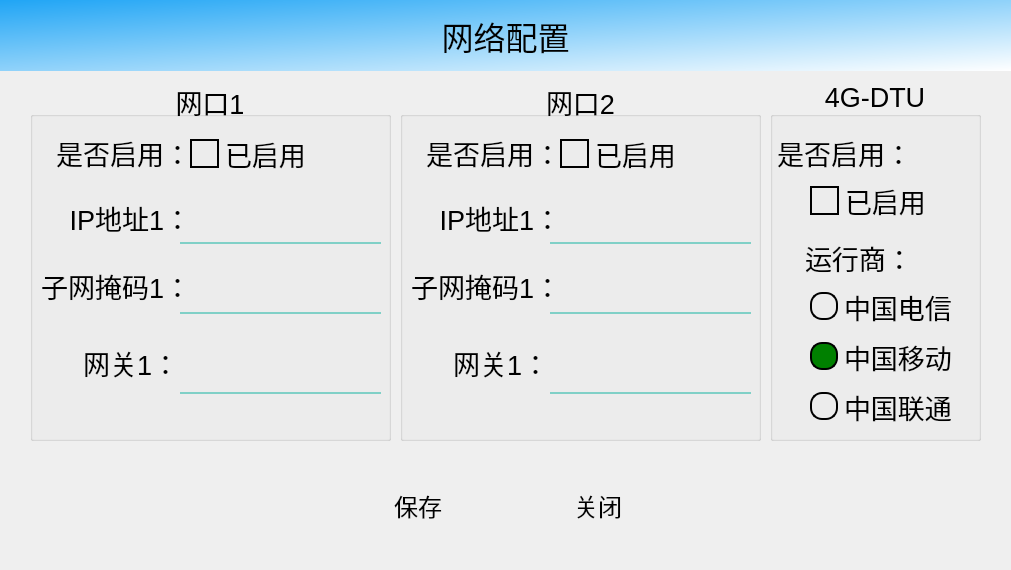
<?xml version="1.0" encoding="UTF-8"?>
<ui version="4.0">
 <class>DialogSetupNet</class>
 <widget class="QDialog" name="DialogSetupNet">
  <property name="geometry">
   <rect>
    <x>0</x>
    <y>0</y>
    <width>1011</width>
    <height>570</height>
   </rect>
  </property>
  <property name="windowTitle">
   <string>Dialog</string>
  </property>
  <widget class="QLabel" name="label">
   <property name="geometry">
    <rect>
     <x>0</x>
     <y>0</y>
     <width>1011</width>
     <height>71</height>
    </rect>
   </property>
   <property name="font">
    <font>
     <pointsize>24</pointsize>
    </font>
   </property>
   <property name="styleSheet">
    <string notr="true">color: black;
background-color:  qlineargradient(spread:pad, x1:0, y1:0, x2:1, y2:1, stop:0 #20A5F5, stop:1 #FFFFFF);</string>
   </property>
   <property name="text">
    <string>网络配置</string>
   </property>
   <property name="alignment">
    <set>Qt::AlignCenter</set>
   </property>
  </widget>
  <widget class="QGroupBox" name="groupBox">
   <property name="geometry">
    <rect>
     <x>30</x>
     <y>80</y>
     <width>361</width>
     <height>361</height>
    </rect>
   </property>
   <property name="font">
    <font>
     <pointsize>20</pointsize>
    </font>
   </property>
   <property name="title">
    <string>网口1</string>
   </property>
   <property name="alignment">
    <set>Qt::AlignCenter</set>
   </property>
   <property name="flat">
    <bool>false</bool>
   </property>
   <widget class="QLabel" name="lbIpAddr1">
    <property name="geometry">
     <rect>
      <x>10</x>
      <y>105</y>
      <width>151</width>
      <height>66</height>
     </rect>
    </property>
    <property name="minimumSize">
     <size>
      <width>0</width>
      <height>64</height>
     </size>
    </property>
    <property name="font">
     <font>
      <pointsize>20</pointsize>
     </font>
    </property>
    <property name="styleSheet">
     <string notr="true">background-color: transparent;
color: black;</string>
    </property>
    <property name="text">
     <string>IP地址1：</string>
    </property>
    <property name="alignment">
     <set>Qt::AlignRight|Qt::AlignTrailing|Qt::AlignVCenter</set>
    </property>
   </widget>
   <widget class="QLineEdit" name="dataIpAddr1">
    <property name="enabled">
     <bool>true</bool>
    </property>
    <property name="geometry">
     <rect>
      <x>150</x>
      <y>100</y>
      <width>201</width>
      <height>64</height>
     </rect>
    </property>
    <property name="minimumSize">
     <size>
      <width>0</width>
      <height>64</height>
     </size>
    </property>
    <property name="maximumSize">
     <size>
      <width>16777215</width>
      <height>64</height>
     </size>
    </property>
    <property name="font">
     <font>
      <pointsize>20</pointsize>
     </font>
    </property>
    <property name="autoFillBackground">
     <bool>false</bool>
    </property>
    <property name="styleSheet">
     <string notr="true">background-color: transparent;
color: black;
border-width:0;
border-style:outset;
border-bottom:2px solid #80d0c7;</string>
    </property>
    <property name="text">
     <string/>
    </property>
    <property name="echoMode">
     <enum>QLineEdit::Normal</enum>
    </property>
    <property name="readOnly">
     <bool>false</bool>
    </property>
   </widget>
   <widget class="QLabel" name="lbIpAddr1_2">
    <property name="geometry">
     <rect>
      <x>10</x>
      <y>40</y>
      <width>151</width>
      <height>66</height>
     </rect>
    </property>
    <property name="minimumSize">
     <size>
      <width>0</width>
      <height>64</height>
     </size>
    </property>
    <property name="font">
     <font>
      <pointsize>20</pointsize>
     </font>
    </property>
    <property name="styleSheet">
     <string notr="true">background-color: transparent;
color: black;</string>
    </property>
    <property name="text">
     <string>是否启用：</string>
    </property>
    <property name="alignment">
     <set>Qt::AlignRight|Qt::AlignTrailing|Qt::AlignVCenter</set>
    </property>
   </widget>
   <widget class="QLabel" name="lbSubMask1">
    <property name="geometry">
     <rect>
      <x>10</x>
      <y>173</y>
      <width>151</width>
      <height>66</height>
     </rect>
    </property>
    <property name="minimumSize">
     <size>
      <width>0</width>
      <height>64</height>
     </size>
    </property>
    <property name="font">
     <font>
      <pointsize>20</pointsize>
     </font>
    </property>
    <property name="styleSheet">
     <string notr="true">background-color: transparent;
color: black;</string>
    </property>
    <property name="text">
     <string>子网掩码1：</string>
    </property>
    <property name="alignment">
     <set>Qt::AlignRight|Qt::AlignTrailing|Qt::AlignVCenter</set>
    </property>
   </widget>
   <widget class="QLineEdit" name="dataSubMask1">
    <property name="enabled">
     <bool>true</bool>
    </property>
    <property name="geometry">
     <rect>
      <x>150</x>
      <y>170</y>
      <width>201</width>
      <height>64</height>
     </rect>
    </property>
    <property name="minimumSize">
     <size>
      <width>0</width>
      <height>64</height>
     </size>
    </property>
    <property name="maximumSize">
     <size>
      <width>16777215</width>
      <height>64</height>
     </size>
    </property>
    <property name="font">
     <font>
      <pointsize>20</pointsize>
     </font>
    </property>
    <property name="autoFillBackground">
     <bool>false</bool>
    </property>
    <property name="styleSheet">
     <string notr="true">background-color: transparent;
color: black;
border-width:0;
border-style:outset;
border-bottom:2px solid #80d0c7;</string>
    </property>
    <property name="text">
     <string/>
    </property>
    <property name="echoMode">
     <enum>QLineEdit::Normal</enum>
    </property>
    <property name="readOnly">
     <bool>false</bool>
    </property>
   </widget>
   <widget class="QLabel" name="lbNetWay1">
    <property name="geometry">
     <rect>
      <x>30</x>
      <y>250</y>
      <width>119</width>
      <height>66</height>
     </rect>
    </property>
    <property name="minimumSize">
     <size>
      <width>0</width>
      <height>64</height>
     </size>
    </property>
    <property name="font">
     <font>
      <pointsize>20</pointsize>
     </font>
    </property>
    <property name="styleSheet">
     <string notr="true">background-color: transparent;
color: black;</string>
    </property>
    <property name="text">
     <string>网关1：</string>
    </property>
    <property name="alignment">
     <set>Qt::AlignRight|Qt::AlignTrailing|Qt::AlignVCenter</set>
    </property>
   </widget>
   <widget class="QLineEdit" name="dataNetWay1">
    <property name="enabled">
     <bool>true</bool>
    </property>
    <property name="geometry">
     <rect>
      <x>150</x>
      <y>250</y>
      <width>201</width>
      <height>64</height>
     </rect>
    </property>
    <property name="minimumSize">
     <size>
      <width>0</width>
      <height>64</height>
     </size>
    </property>
    <property name="maximumSize">
     <size>
      <width>16777215</width>
      <height>64</height>
     </size>
    </property>
    <property name="font">
     <font>
      <pointsize>20</pointsize>
     </font>
    </property>
    <property name="autoFillBackground">
     <bool>false</bool>
    </property>
    <property name="styleSheet">
     <string notr="true">background-color: transparent;
color: black;
border-width:0;
border-style:outset;
border-bottom:2px solid #80d0c7;</string>
    </property>
    <property name="text">
     <string/>
    </property>
    <property name="echoMode">
     <enum>QLineEdit::Normal</enum>
    </property>
    <property name="readOnly">
     <bool>false</bool>
    </property>
   </widget>
   <widget class="QCheckBox" name="chkBPortEnabled1">
    <property name="geometry">
     <rect>
      <x>160</x>
      <y>53</y>
      <width>131</width>
      <height>41</height>
     </rect>
    </property>
    <property name="font">
     <font>
      <pointsize>20</pointsize>
     </font>
    </property>
    <property name="styleSheet">
     <string notr="true">QCheckBox::indicator {
      width: 25px;
      height: 25px; 
      border:  2px solid black;
}

QCheckBox::indicator::checked {    
     image: url(:/Images/checked.png);       
}

QCheckBox{
      background-color: transparent;
      color:black;
}
</string>
    </property>
    <property name="text">
     <string>已启用</string>
    </property>
    <property name="checked">
     <bool>true</bool>
    </property>
    <property name="autoRepeat">
     <bool>false</bool>
    </property>
   </widget>
  </widget>
  <widget class="QToolButton" name="btnSave">
   <property name="geometry">
    <rect>
     <x>354</x>
     <y>450</y>
     <width>128</width>
     <height>110</height>
    </rect>
   </property>
   <property name="minimumSize">
    <size>
     <width>128</width>
     <height>90</height>
    </size>
   </property>
   <property name="font">
    <font>
     <pointsize>18</pointsize>
    </font>
   </property>
   <property name="focusPolicy">
    <enum>Qt::NoFocus</enum>
   </property>
   <property name="styleSheet">
    <string notr="true">background: rgba(255,255,255,0); 
color:black;</string>
   </property>
   <property name="text">
    <string>保存</string>
   </property>
   <property name="icon">
    <iconset resource="Images.qrc">
     <normaloff>:/Images/save_64.png</normaloff>:/Images/save_64.png</iconset>
   </property>
   <property name="iconSize">
    <size>
     <width>64</width>
     <height>64</height>
    </size>
   </property>
   <property name="toolButtonStyle">
    <enum>Qt::ToolButtonTextUnderIcon</enum>
   </property>
   <property name="autoRaise">
    <bool>true</bool>
   </property>
  </widget>
  <widget class="QToolButton" name="btnClose">
   <property name="geometry">
    <rect>
     <x>534</x>
     <y>450</y>
     <width>128</width>
     <height>110</height>
    </rect>
   </property>
   <property name="minimumSize">
    <size>
     <width>128</width>
     <height>90</height>
    </size>
   </property>
   <property name="font">
    <font>
     <pointsize>18</pointsize>
    </font>
   </property>
   <property name="focusPolicy">
    <enum>Qt::NoFocus</enum>
   </property>
   <property name="styleSheet">
    <string notr="true">background: rgba(255,255,255,0);
color:black;</string>
   </property>
   <property name="text">
    <string>关闭</string>
   </property>
   <property name="icon">
    <iconset resource="Images.qrc">
     <normaloff>:/Images/cancel_64.png</normaloff>:/Images/cancel_64.png</iconset>
   </property>
   <property name="iconSize">
    <size>
     <width>64</width>
     <height>64</height>
    </size>
   </property>
   <property name="toolButtonStyle">
    <enum>Qt::ToolButtonTextUnderIcon</enum>
   </property>
   <property name="autoRaise">
    <bool>true</bool>
   </property>
  </widget>
  <widget class="QGroupBox" name="groupBox_2">
   <property name="geometry">
    <rect>
     <x>400</x>
     <y>80</y>
     <width>361</width>
     <height>361</height>
    </rect>
   </property>
   <property name="font">
    <font>
     <pointsize>20</pointsize>
    </font>
   </property>
   <property name="title">
    <string>网口2</string>
   </property>
   <property name="alignment">
    <set>Qt::AlignCenter</set>
   </property>
   <property name="flat">
    <bool>false</bool>
   </property>
   <widget class="QLabel" name="lbIpAddr1_3">
    <property name="geometry">
     <rect>
      <x>10</x>
      <y>105</y>
      <width>151</width>
      <height>66</height>
     </rect>
    </property>
    <property name="minimumSize">
     <size>
      <width>0</width>
      <height>64</height>
     </size>
    </property>
    <property name="font">
     <font>
      <pointsize>20</pointsize>
     </font>
    </property>
    <property name="styleSheet">
     <string notr="true">background-color: transparent;
color: black;</string>
    </property>
    <property name="text">
     <string>IP地址1：</string>
    </property>
    <property name="alignment">
     <set>Qt::AlignRight|Qt::AlignTrailing|Qt::AlignVCenter</set>
    </property>
   </widget>
   <widget class="QLineEdit" name="dataIpAddr2">
    <property name="enabled">
     <bool>true</bool>
    </property>
    <property name="geometry">
     <rect>
      <x>150</x>
      <y>100</y>
      <width>201</width>
      <height>64</height>
     </rect>
    </property>
    <property name="minimumSize">
     <size>
      <width>0</width>
      <height>64</height>
     </size>
    </property>
    <property name="maximumSize">
     <size>
      <width>16777215</width>
      <height>64</height>
     </size>
    </property>
    <property name="font">
     <font>
      <pointsize>20</pointsize>
     </font>
    </property>
    <property name="autoFillBackground">
     <bool>false</bool>
    </property>
    <property name="styleSheet">
     <string notr="true">background-color: transparent;
color: black;
border-width:0;
border-style:outset;
border-bottom:2px solid #80d0c7;</string>
    </property>
    <property name="text">
     <string/>
    </property>
    <property name="echoMode">
     <enum>QLineEdit::Normal</enum>
    </property>
    <property name="readOnly">
     <bool>false</bool>
    </property>
   </widget>
   <widget class="QLabel" name="lbIpAddr1_4">
    <property name="geometry">
     <rect>
      <x>10</x>
      <y>40</y>
      <width>151</width>
      <height>66</height>
     </rect>
    </property>
    <property name="minimumSize">
     <size>
      <width>0</width>
      <height>64</height>
     </size>
    </property>
    <property name="font">
     <font>
      <pointsize>20</pointsize>
     </font>
    </property>
    <property name="styleSheet">
     <string notr="true">background-color: transparent;
color: black;</string>
    </property>
    <property name="text">
     <string>是否启用：</string>
    </property>
    <property name="alignment">
     <set>Qt::AlignRight|Qt::AlignTrailing|Qt::AlignVCenter</set>
    </property>
   </widget>
   <widget class="QLabel" name="lbSubMask1_2">
    <property name="geometry">
     <rect>
      <x>10</x>
      <y>173</y>
      <width>151</width>
      <height>66</height>
     </rect>
    </property>
    <property name="minimumSize">
     <size>
      <width>0</width>
      <height>64</height>
     </size>
    </property>
    <property name="font">
     <font>
      <pointsize>20</pointsize>
     </font>
    </property>
    <property name="styleSheet">
     <string notr="true">background-color: transparent;
color: black;</string>
    </property>
    <property name="text">
     <string>子网掩码1：</string>
    </property>
    <property name="alignment">
     <set>Qt::AlignRight|Qt::AlignTrailing|Qt::AlignVCenter</set>
    </property>
   </widget>
   <widget class="QLineEdit" name="dataSubMask2">
    <property name="enabled">
     <bool>true</bool>
    </property>
    <property name="geometry">
     <rect>
      <x>150</x>
      <y>170</y>
      <width>201</width>
      <height>64</height>
     </rect>
    </property>
    <property name="minimumSize">
     <size>
      <width>0</width>
      <height>64</height>
     </size>
    </property>
    <property name="maximumSize">
     <size>
      <width>16777215</width>
      <height>64</height>
     </size>
    </property>
    <property name="font">
     <font>
      <pointsize>20</pointsize>
     </font>
    </property>
    <property name="autoFillBackground">
     <bool>false</bool>
    </property>
    <property name="styleSheet">
     <string notr="true">background-color: transparent;
color: black;
border-width:0;
border-style:outset;
border-bottom:2px solid #80d0c7;</string>
    </property>
    <property name="text">
     <string/>
    </property>
    <property name="echoMode">
     <enum>QLineEdit::Normal</enum>
    </property>
    <property name="readOnly">
     <bool>false</bool>
    </property>
   </widget>
   <widget class="QLabel" name="lbNetWay1_2">
    <property name="geometry">
     <rect>
      <x>30</x>
      <y>250</y>
      <width>119</width>
      <height>66</height>
     </rect>
    </property>
    <property name="minimumSize">
     <size>
      <width>0</width>
      <height>64</height>
     </size>
    </property>
    <property name="font">
     <font>
      <pointsize>20</pointsize>
     </font>
    </property>
    <property name="styleSheet">
     <string notr="true">background-color: transparent;
color: black;</string>
    </property>
    <property name="text">
     <string>网关1：</string>
    </property>
    <property name="alignment">
     <set>Qt::AlignRight|Qt::AlignTrailing|Qt::AlignVCenter</set>
    </property>
   </widget>
   <widget class="QLineEdit" name="dataNetWay2">
    <property name="enabled">
     <bool>true</bool>
    </property>
    <property name="geometry">
     <rect>
      <x>150</x>
      <y>250</y>
      <width>201</width>
      <height>64</height>
     </rect>
    </property>
    <property name="minimumSize">
     <size>
      <width>0</width>
      <height>64</height>
     </size>
    </property>
    <property name="maximumSize">
     <size>
      <width>16777215</width>
      <height>64</height>
     </size>
    </property>
    <property name="font">
     <font>
      <pointsize>20</pointsize>
     </font>
    </property>
    <property name="autoFillBackground">
     <bool>false</bool>
    </property>
    <property name="styleSheet">
     <string notr="true">background-color: transparent;
color: black;
border-width:0;
border-style:outset;
border-bottom:2px solid #80d0c7;</string>
    </property>
    <property name="text">
     <string/>
    </property>
    <property name="echoMode">
     <enum>QLineEdit::Normal</enum>
    </property>
    <property name="readOnly">
     <bool>false</bool>
    </property>
   </widget>
   <widget class="QCheckBox" name="checkBoxPortEnabled2">
    <property name="geometry">
     <rect>
      <x>160</x>
      <y>53</y>
      <width>131</width>
      <height>41</height>
     </rect>
    </property>
    <property name="font">
     <font>
      <pointsize>20</pointsize>
     </font>
    </property>
    <property name="styleSheet">
     <string notr="true">QCheckBox::indicator {
      width: 25px;
      height: 25px; 
      border:  2px solid black;
}

QCheckBox::indicator::checked {    
     image: url(:/Images/checked.png);       
}

QCheckBox{
      background-color: transparent;
      color:black;
}
</string>
    </property>
    <property name="text">
     <string>已启用</string>
    </property>
    <property name="checked">
     <bool>true</bool>
    </property>
    <property name="autoRepeat">
     <bool>false</bool>
    </property>
   </widget>
  </widget>
  <widget class="QGroupBox" name="groupBox_3">
   <property name="geometry">
    <rect>
     <x>770</x>
     <y>80</y>
     <width>211</width>
     <height>361</height>
    </rect>
   </property>
   <property name="font">
    <font>
     <pointsize>20</pointsize>
    </font>
   </property>
   <property name="title">
    <string>4G-DTU</string>
   </property>
   <property name="alignment">
    <set>Qt::AlignCenter</set>
   </property>
   <property name="flat">
    <bool>false</bool>
   </property>
   <widget class="QLabel" name="lbIpAddr1_6">
    <property name="geometry">
     <rect>
      <x>-9</x>
      <y>40</y>
      <width>151</width>
      <height>66</height>
     </rect>
    </property>
    <property name="minimumSize">
     <size>
      <width>0</width>
      <height>64</height>
     </size>
    </property>
    <property name="font">
     <font>
      <pointsize>20</pointsize>
     </font>
    </property>
    <property name="styleSheet">
     <string notr="true">background-color: transparent;
color: black;</string>
    </property>
    <property name="text">
     <string>是否启用：</string>
    </property>
    <property name="alignment">
     <set>Qt::AlignRight|Qt::AlignTrailing|Qt::AlignVCenter</set>
    </property>
   </widget>
   <widget class="QCheckBox" name="checkBoxPortEnabled3">
    <property name="geometry">
     <rect>
      <x>40</x>
      <y>100</y>
      <width>131</width>
      <height>41</height>
     </rect>
    </property>
    <property name="font">
     <font>
      <pointsize>20</pointsize>
     </font>
    </property>
    <property name="styleSheet">
     <string notr="true">QCheckBox::indicator {
      width: 25px;
      height: 25px; 
      border:  2px solid black;
}

QCheckBox::indicator::checked {    
     image: url(:/Images/checked.png);       
}

QCheckBox{
      background-color: transparent;
      color:black;
}
</string>
    </property>
    <property name="text">
     <string>已启用</string>
    </property>
    <property name="checked">
     <bool>true</bool>
    </property>
    <property name="autoRepeat">
     <bool>false</bool>
    </property>
   </widget>
   <widget class="QLabel" name="label_2">
    <property name="geometry">
     <rect>
      <x>35</x>
      <y>152</y>
      <width>161</width>
      <height>51</height>
     </rect>
    </property>
    <property name="text">
     <string>运行商：</string>
    </property>
   </widget>
   <widget class="QRadioButton" name="rbChinaTelecom">
    <property name="geometry">
     <rect>
      <x>40</x>
      <y>210</y>
      <width>142</width>
      <height>33</height>
     </rect>
    </property>
    <property name="font">
     <font>
      <pointsize>20</pointsize>
     </font>
    </property>
    <property name="styleSheet">
     <string notr="true">QRadioButton::indicator {
      width: 24px;
      height: 24px;
      border-width:2px; 
}

QRadioButton::indicator::unchecked {   
      background-color:       transparent;
      border:                 2px solid black;
      border-radius:          12px !important; 
}

QRadioButton::indicator::checked {    
      background-color:      green;
      border:                 2px solid black;
      border-radius:          12px !important; 
}
 
QRadioButton{
background-color: transparent;
color:black;
}</string>
    </property>
    <property name="text">
     <string>中国电信</string>
    </property>
    <attribute name="buttonGroup">
     <string notr="true">buttonGroup</string>
    </attribute>
   </widget>
   <widget class="QRadioButton" name="rbChinaMobile">
    <property name="geometry">
     <rect>
      <x>40</x>
      <y>260</y>
      <width>142</width>
      <height>33</height>
     </rect>
    </property>
    <property name="font">
     <font>
      <pointsize>20</pointsize>
     </font>
    </property>
    <property name="styleSheet">
     <string notr="true">QRadioButton::indicator {
      width: 24px;
      height: 24px;
      border-width:2px; 
}

QRadioButton::indicator::unchecked {   
      background-color:       transparent;
      border:                 2px solid black;
      border-radius:          12px !important; 
}

QRadioButton::indicator::checked {    
      background-color:      green;
      border:                 2px solid black;
      border-radius:          12px !important; 
}
 
QRadioButton{
background-color: transparent;
color:black;
}</string>
    </property>
    <property name="text">
     <string>中国移动</string>
    </property>
    <property name="checked">
     <bool>true</bool>
    </property>
    <attribute name="buttonGroup">
     <string notr="true">buttonGroup</string>
    </attribute>
   </widget>
   <widget class="QRadioButton" name="rbChinaUnicom">
    <property name="geometry">
     <rect>
      <x>40</x>
      <y>310</y>
      <width>142</width>
      <height>33</height>
     </rect>
    </property>
    <property name="font">
     <font>
      <pointsize>20</pointsize>
     </font>
    </property>
    <property name="styleSheet">
     <string notr="true">QRadioButton::indicator {
      width: 24px;
      height: 24px;
      border-width:2px; 
}

QRadioButton::indicator::unchecked {   
      background-color:       transparent;
      border:                 2px solid black;
      border-radius:          12px !important; 
}

QRadioButton::indicator::checked {    
      background-color:      green;
      border:                 2px solid black;
      border-radius:          12px !important; 
}
 
QRadioButton{
background-color: transparent;
color:black;
}</string>
    </property>
    <property name="text">
     <string>中国联通</string>
    </property>
    <attribute name="buttonGroup">
     <string notr="true">buttonGroup</string>
    </attribute>
   </widget>
  </widget>
 </widget>
 <resources>
  <include location="Images.qrc"/>
 </resources>
 <connections/>
 <buttongroups>
  <buttongroup name="buttonGroup"/>
 </buttongroups>
</ui>
